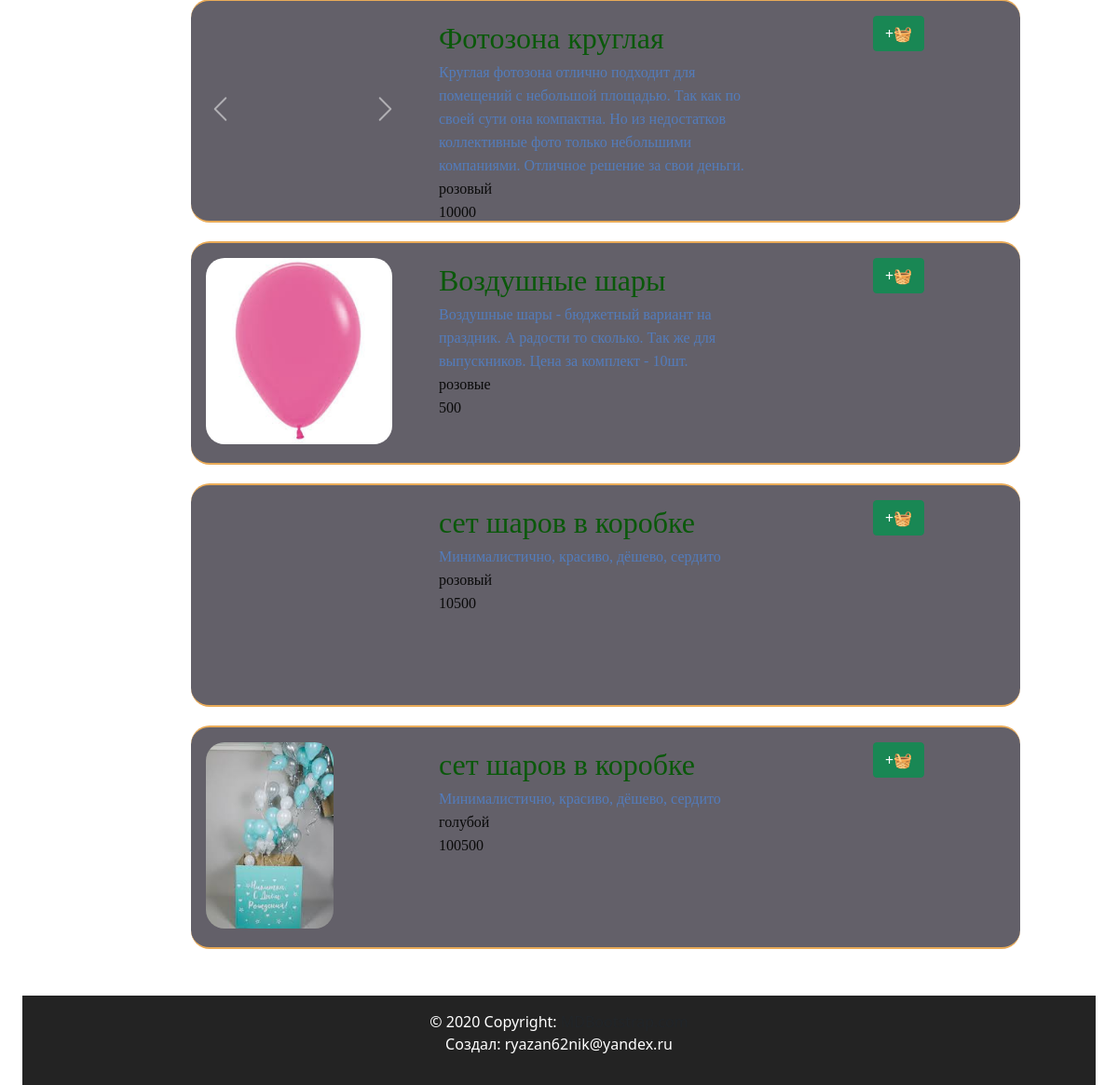
Before: /search (lower part) with the older database file.
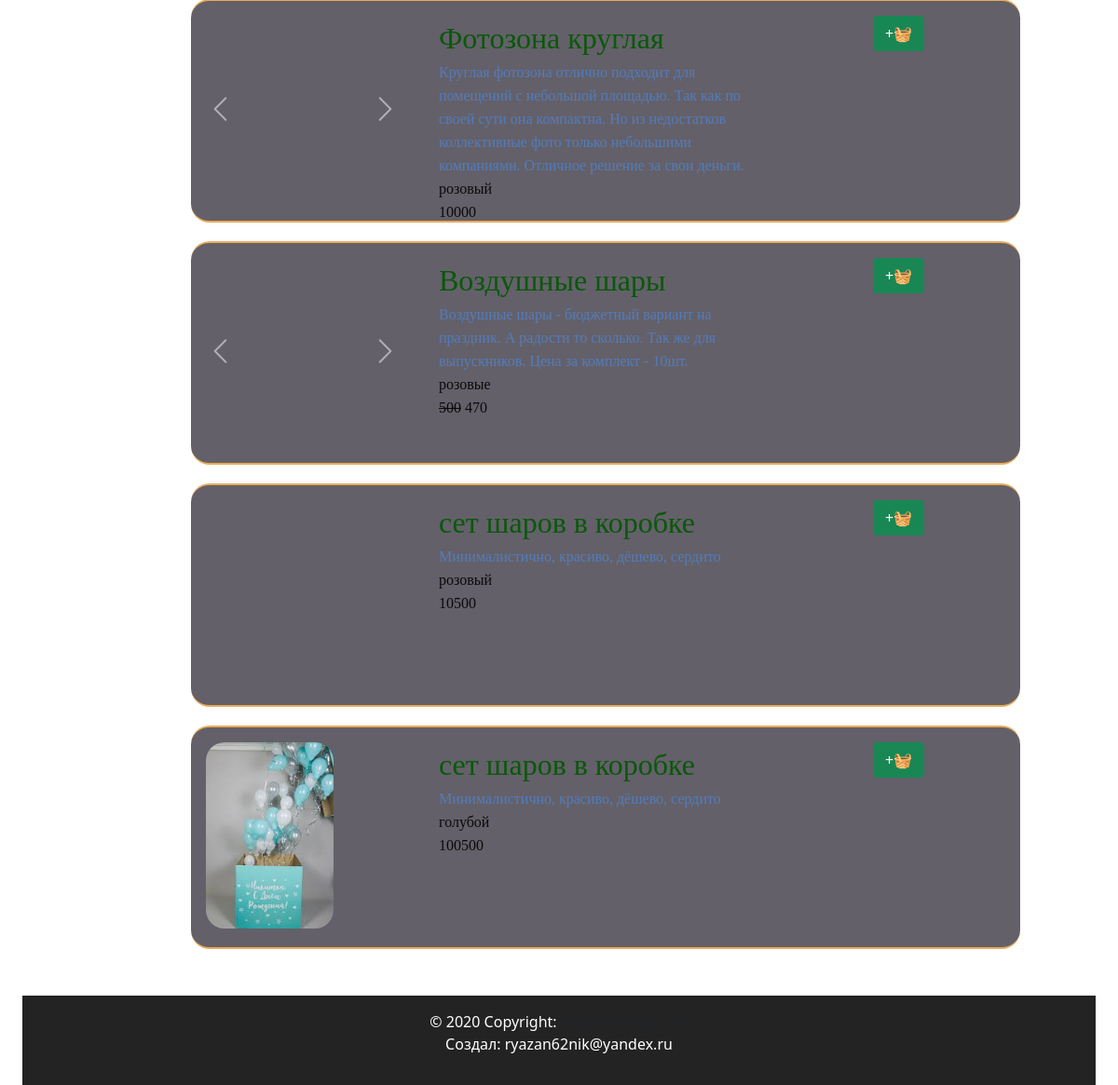
After: the same page with the newer database file.
### data/products.py (models this page shows, shortened)
class Products(SqlAlchemyBase, SerializerMixin):
    __tablename__ = 'products'
    id = sqlalchemy.Column(sqlalchemy.Integer,
                           primary_key=True, autoincrement=True)
    color = sqlalchemy.Column(sqlalchemy.String, nullable=True)
    sale = sqlalchemy.Column(sqlalchemy.Integer, nullable=True)
    cost = sqlalchemy.Column(sqlalchemy.Integer)
    remains = sqlalchemy.Column(sqlalchemy.Integer, nullable=True)
    img = sqlalchemy.Column(sqlalchemy.String, default='0_0_0_none.jpg')
    product_group_id = sqlalchemy.Column(sqlalchemy.Integer, sqlalchemy.ForeignKey("product_group.id"))
    product_group = orm.relationship('ProductGroup')
    def get_img(self):
        return self.img.split(', ')
    def get_price(self):
        if self.sale == 0:
            return str(self.cost)
        return f'<del>{self.cost}</del> {self.cost - self.sale}'

### data/products_group.py (models this page shows, shortened)
class ProductGroup(SqlAlchemyBase, SerializerMixin):
    __tablename__ = 'product_group'
    id = sqlalchemy.Column(sqlalchemy.Integer,
                           primary_key=True, autoincrement=True)
    title = sqlalchemy.Column(sqlalchemy.String, nullable=True)
    description = sqlalchemy.Column(sqlalchemy.String, nullable=True)
    type = sqlalchemy.Column(sqlalchemy.Integer, sqlalchemy.ForeignKey("types.id"))
    type_relation = orm.relationship('Types')
    products = orm.relationship("Products", back_populates='product_group')
    comments = orm.relationship("Comments", back_populates='product_group')

### server.py (the view, shortened to what this page needs)
@app.route("/search", methods=['GET', 'POST'])
def search_get():
    db_sess = db_session.create_session()
    types_db = db_sess.query(Types).all()
    types_data = [(i.id, i.title) for i in types_db]
    form = SearchForm(types_data=types_data)
    if form.validate_on_submit():
        text = request.form.get("text", default="", type=str)
        min_cost = form.min_cost.data
        max_cost = form.max_cost.data
        types = ', '.join([str(i) for i in form.types.data]) or -1
        return redirect(f'/search?text={text}&min_cost={min_cost}&max_cost={max_cost}&types={types}')
    elif request.method == 'GET':
        text = request.args.get("text", default="", type=str)
        min_cost = request.args.get("min_cost", default=0, type=int)
        max_cost = request.args.get("max_cost", type=int)
        types_post = [int(i) for i in request.args.get("types", default='-1', type=str).split(', ')]
        if -1 in types_post:
            types_post = [i[0] for i in form.types.choices]
        form.types.data = types_post
        form.min_cost.data = min_cost
        form.max_cost.data = max_cost
        products = []
        products_color = []
        if text:
            print(text.split())
            for word in text.split():
                products.append(db_sess.query(Products).join(Products.product_group).filter(
                    (Products.product_group.property.mapper.class_.title.like(f'%{word}%')) | (
                        Products.product_group.property.mapper.class_.description.like(f'%{word}%'))).filter(
                    Products.product_group.property.mapper.class_.type.in_(types_post)))
                products_color.append(db_sess.query(Products).join(Products.product_group).filter(
                    Products.product_group.property.mapper.class_.type.in_(types_post)).filter(
                    Products.color.like(f'%{word}%')))
            turn = products + products_color
        else:
            turn = [db_sess.query(Products).join(Products.product_group).filter(
                    Products.product_group.property.mapper.class_.type.in_(types_post))]
        if max_cost:
            for i, item in enumerate(turn):
                turn[i] = item.filter(Products.cost - Products.sale <= max_cost)
        to_show = []
        for i, item in enumerate(turn):
            to_show.extend(item.filter(Products.cost >= min_cost).all())
        show_parts = {}
        for product in to_show:
            type_title = product.product_group.type_relation.title
            if type_title not in show_parts:
                show_parts[type_title] = []
            show_parts[type_title].append(product)
        types_db = db_sess.query(Types).all()
        return render_template('pages/search.html', title='product', products=to_show, text=text, min_cost=min_cost,
                               max_cost=max_cost or '', types=types_db, form=form, show_parts=show_parts)

### data/db_session.py (called while the page is built)
def create_session() -> Session:
    global __factory
    return __factory()

### templates/pages/search.html (shortened to what this page needs)
{% extends "base.html" %}
{% block content %}
<div class="main-sidebar">
    <div class="sidebar">
    </div>
    <div class="menu">
        {% for parts in show_parts %}
        {% for product in show_parts[parts] %}
        {% include 'includes/product.html' %}
        {% endfor %}
        {% endfor %}
    </div>
</div>
{% endblock %}

### templates/includes/product.html (shortened to what this page needs)
{%if view == 'cube'%}
<link rel="stylesheet" href="{{ url_for('static', filename='css/product_cube_style.css') }}">
{%else%}
<link rel="stylesheet" href="{{ url_for('static', filename='css/product_style.css') }}">
{%endif%}
<div class="product menu-item">
    <div class="product-img-place">
        {% if product.get_img()[0]%}
        <div id="carousel{{product.id}}" class="carousel slide" data-bs-ride="false">
            <div class="carousel-inner">
                <div class="carousel-item active">
                    <img class="d-block product-img" src="/static/img/products/{{product.get_img()[0]}}"
                         alt="{{product.get_img()[0]}}">
                </div>
            </div>
            <a class="carousel-control-prev" href="#carousel{{product.id}}" role="button" data-slide="prev">
                <span class="carousel-control-prev-icon" aria-hidden="true"></span>
            </a>
            <a class="carousel-control-next" href="#carousel{{product.id}}" role="button" data-slide="next">
                <span class="carousel-control-next-icon" aria-hidden="true"></span>
            </a>
        </div>
        {%else%}
        <img class="product-img" src="/static/img/products/none.jpg"
             alt="/static/img/products/{{product.get_img()[0]}}"/>
        {%endif%}
    </div>
    <div class="product-description">
        <div align="left">
            <a href="/show_product/{{product.product_group_id}}/{{product.id}}"
               class="product-no-title text-decoration:none">
                <div>
                    <span class="product-description-title">{{product.product_group.title}}</span><br>
                    <span class="product-description-description">{{product.product_group.description}}</span><br>
                    <span class="product-description-color">{{product.color}}</span><br>
                    <span class="product-description-color">{% autoescape false %}{{product.get_price()}}{% endautoescape %}</span>
                </div>
            </a>
        </div>
    </div>
    <div class="product-button-plus">
        <button class="btn btn-success"
                onclick="addToBasket('{{ product.id }}'{% if current_user.is_authenticated %}, '{{current_user.id}}' {%endif%});">
            +🧺
        </button>
    </div>
</div>

Changed rows visible on the page:
changed Products "розовые": img: a different picture; sale 0 → 30 (drawn); get_price "500" → "500 470"
